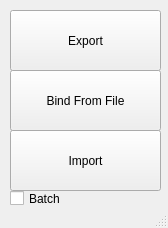
<?xml version="1.0" encoding="UTF-8"?>
<ui version="4.0">
 <class>MainWindow</class>
 <widget class="QMainWindow" name="MainWindow">
  <property name="geometry">
   <rect>
    <x>0</x>
    <y>0</y>
    <width>168</width>
    <height>228</height>
   </rect>
  </property>
  <property name="minimumSize">
   <size>
    <width>168</width>
    <height>228</height>
   </size>
  </property>
  <property name="maximumSize">
   <size>
    <width>168</width>
    <height>228</height>
   </size>
  </property>
  <property name="windowTitle">
   <string>MainWindow</string>
  </property>
  <widget class="QWidget" name="centralwidget">
   <widget class="QPushButton" name="weight_export">
    <property name="geometry">
     <rect>
      <x>10</x>
      <y>10</y>
      <width>151</width>
      <height>61</height>
     </rect>
    </property>
    <property name="text">
     <string>Export</string>
    </property>
   </widget>
   <widget class="QPushButton" name="weight_import">
    <property name="geometry">
     <rect>
      <x>10</x>
      <y>130</y>
      <width>151</width>
      <height>61</height>
     </rect>
    </property>
    <property name="text">
     <string>Import</string>
    </property>
   </widget>
   <widget class="QCheckBox" name="batch_mode">
    <property name="geometry">
     <rect>
      <x>10</x>
      <y>190</y>
      <width>70</width>
      <height>17</height>
     </rect>
    </property>
    <property name="text">
     <string>Batch</string>
    </property>
   </widget>
   <widget class="QPushButton" name="bind_from_file">
    <property name="geometry">
     <rect>
      <x>10</x>
      <y>70</y>
      <width>151</width>
      <height>61</height>
     </rect>
    </property>
    <property name="text">
     <string>Bind From File</string>
    </property>
   </widget>
  </widget>
  <widget class="QStatusBar" name="statusbar"/>
 </widget>
 <resources/>
 <connections/>
</ui>
